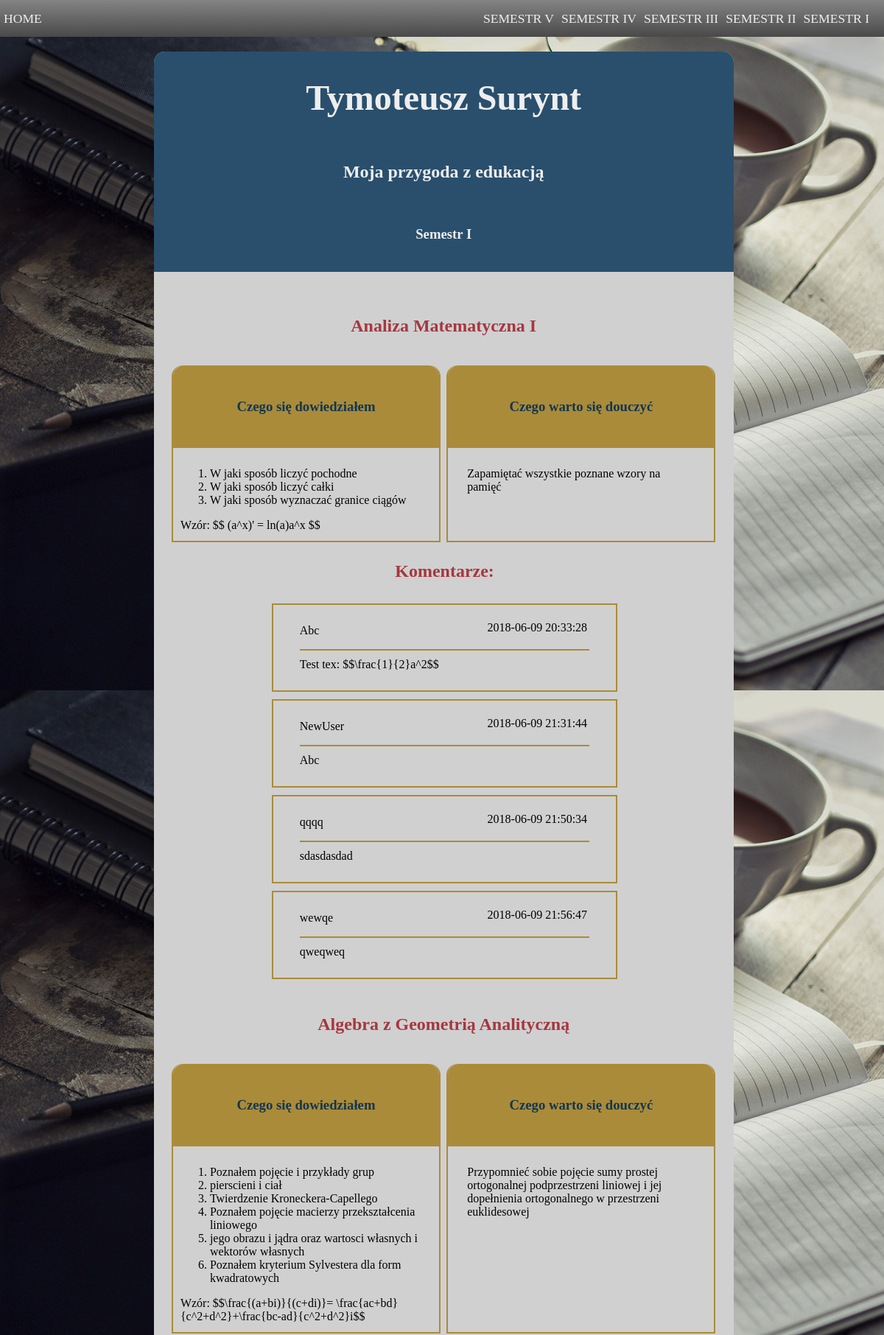
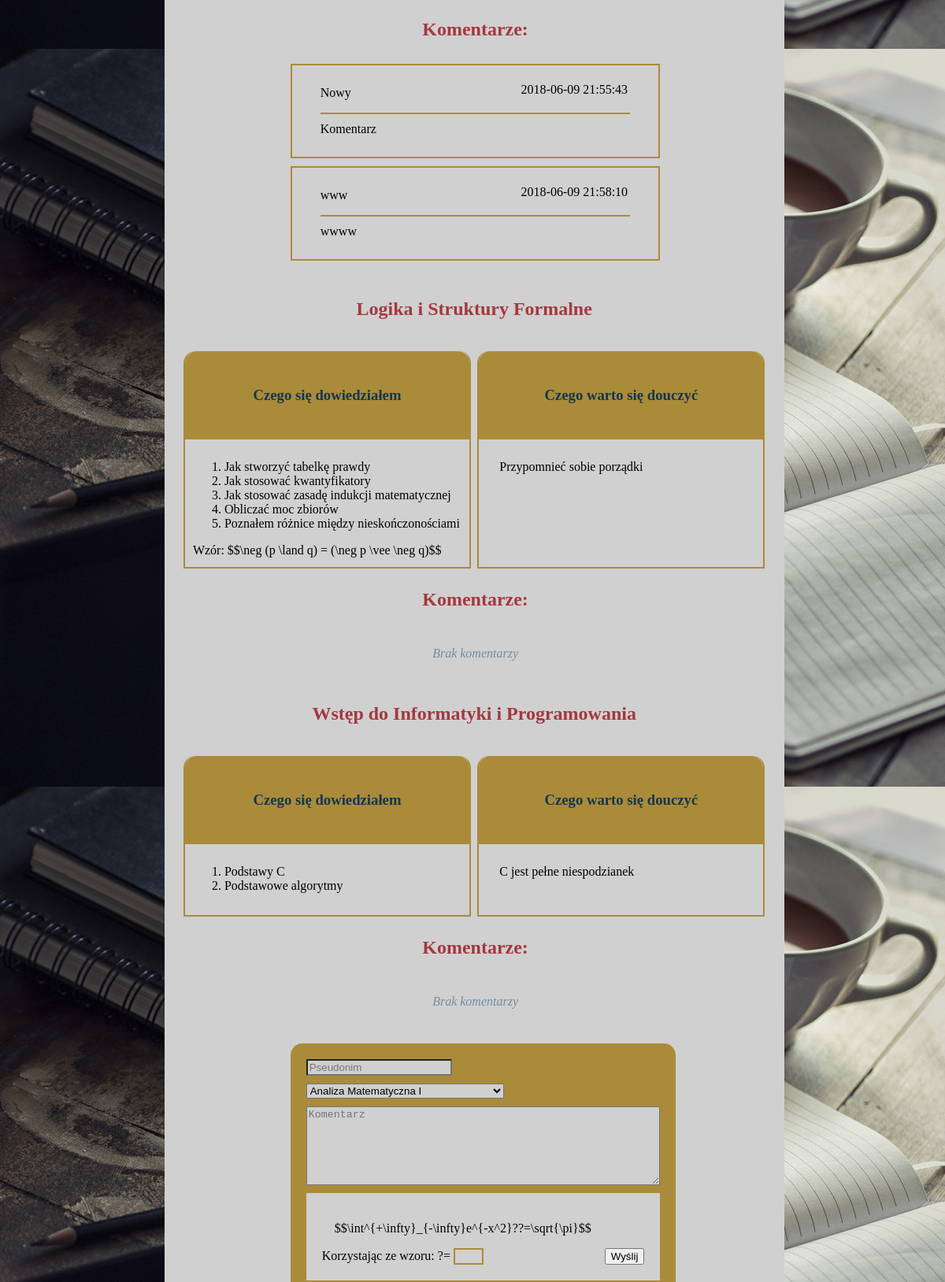
The app's page /sem1.php (upper part) with its own data (2 pictures, top to bottom).
### tables this page shows
CREATE TABLE `semesters` (
  `id` int(11) NOT NULL AUTO_INCREMENT,
  `sem_num` int(11) NOT NULL DEFAULT '1',
  `title` varchar(50) NOT NULL,
  `link` varchar(50) DEFAULT NULL,
  `1_title` varchar(100) NOT NULL DEFAULT 'Czego się dowiedziałem',
  `1_card` varchar(500) NOT NULL,
  `1_ol` tinyint(1) NOT NULL DEFAULT '0',
  `1_bonus` varchar(250) DEFAULT NULL,
  `2_title` varchar(100) NOT NULL DEFAULT 'Czego warto się douczyć',
  `2_card` varchar(500) DEFAULT NULL,
  `2_ol` tinyint(1) NOT NULL DEFAULT '0',
  `2_bonus` varchar(250) DEFAULT NULL,
  PRIMARY KEY (`id`),
  UNIQUE KEY `semesters_id_uindex` (`id`)
);

CREATE TABLE `comments` (
  `id` int(11) NOT NULL AUTO_INCREMENT,
  `nickname` varchar(20) NOT NULL,
  `date` timestamp NOT NULL DEFAULT CURRENT_TIMESTAMP ON UPDATE CURRENT_TIMESTAMP,
  `comment` varchar(250) NOT NULL,
  `id_semester` int(11) NOT NULL,
  PRIMARY KEY (`id`),
  UNIQUE KEY `id` (`id`),
  KEY `comments_semesters_id_fk` (`id_semester`),
  CONSTRAINT `comments_semesters_id_fk` FOREIGN KEY (`id_semester`) REFERENCES `semesters` (`id`) ON DELETE CASCADE ON UPDATE CASCADE
);

### MySemester.php (the view, shortened to what this page needs)
<?php
class MySemester extends MyPage
{
    public function startArticle($link, $title)
    {
        $s = "<article>
            <h2><a href=\"" . $link . "\">" . $title . "</a></h2>
            <div class=\"flex-box\">";
        return $s;
    }
    public function stopArticle()
    {
        $s = "</div></article>";
        return $s;
    }
    public function commentSection($comments=[])
    {
        $s = "<article class=\"col-12-12 offset-md-12-1 col-md-12-10 offset-lg-12-2 col-lg-12-8\">
        <div class=\"comment-head\">
            <h2>Komentarze:</h2>
        </div>
        <section class=\"comment-section\">";
        if(sizeof($comments)>0) {
            foreach ($comments as $comment) {
                $s .= "<div class=\"single-comment\">
                <p class=\"comment-date\">$comment[2]</p>
                <p>$comment[0]</p>
                <p class='comment-separator'>$comment[1]</p>
            </div>";
            }
        }else{
            $s.="<p class='no-comments'>Brak komentarzy</p>";
        }
        $s.="
        </section>
    </article>";
        return $s;
    }
    public function addComments($options, $target, $location, $captcha){
        $s="<section class=\"col-12-12 offset-md-12-1 col-md-12-10 offset-lg-12-2 col-lg-12-8\">
        <form class=\"add-comment-body\" method=\"POST\" action=\"$target\" id=\"usrform\">
            <input type=\"text\" name=\"nickname\" placeholder=\"Pseudonim\" class=\"form-element\" style=\"float: left\">
            <select name=\"semester\" form=\"usrform\" class=\"form-select\">";
        foreach ($options as $option){
            $s.="<option value='$option[1]'>$option[0]</option>";
        }
        $s.="</select>
            <textarea name=\"comment\" form=\"usrform\" class=\"comment-area form-element\" placeholder=\"Komentarz\"></textarea>
            <div class='captcha-section'>
            <input name='page' type='hidden' value='$location'>
            <p>$$$captcha[1]$$</p>
            <input type=\"submit\" style='float:right' value='Wyślij'>
            Korzystając ze wzoru: ?=
            <input type='text' class='captcha' name='captcha'>
            <input type='hidden' name='captchaNumber' value='$captcha[0]'>
            </div>
        </form>
    </section>";
        return $s;
    }
}
?>

### sem1.php (shortened to what this page needs)
<?php
$semesterNumber=1;
$semesterName="Semestr I";
require_once(__DIR__ . "/MyPage.php");
require_once(__DIR__ . "/MySemester.php");
require_once(__DIR__ . "/Database.php");
$P = new MySemester($semesterName, "Tymoteusz Surynt");
$P->setDescription("Moja przygoda z edukacją");
if (!($stmt = $mysqli->prepare("SELECT id,title,link,1_title,1_card,1_ol,1_bonus,2_title,2_card,2_ol,2_bonus FROM semesters WHERE sem_num LIKE ".$semesterNumber))) {
    die ();
}
if (!$stmt->execute()) {
    die ();
}
if (!($res = $stmt->get_result())) {
    die();
}
echo $P->begin();
?>
    <head>
        <?php
        echo $P->getHeader();
        ?>
    </head>
<?php
    $s= $P->startBody(false);
    if (!($stmt2 = $mysqli->prepare("SELECT menu.option,menu.link FROM menu"))) {
        die ();
    }
    if (!($res2 = $stmt2->get_result())) {
        die();
    }
    $options=array();
    $links=array();
    while ($result2 = $res2->fetch_assoc()){
        array_push($options,$result2['option']);
        array_push($links,$result2['link']);
    }
    $s.= $P->getMenu($options,$links);
    $s.= $P->startContent();
    $s.= $P->getPanel();
    $s.= $P->getHeaderSection(true,$semesterName);
    $s.= $P->startRow();
    $select=array();
    while ($result = $res->fetch_assoc()){
        $s.= $P->startArticle($result["link"],$result["title"]);
        $c1=explode(";",$result["1_card"]);
        $c2=explode(";",$result["2_card"]);
        if(sizeof($c2)<2){
            $c2=$result["2_card"];
        }
        $s.=$P->getCard($result["1_title"],$c1,$result["1_ol"],$result["1_bonus"]);
        $s.=$P->getCard($result["2_title"],$c2,$result["2_ol"],$result["2_bonus"]);
        $s.=$P->stopArticle();
        if (!($stmt3 = $mysqli->prepare("SELECT nickname,comments.date,comment FROM comments WHERE id_semester LIKE ".$result['id']))) {
            die ();
        }
        if (!$stmt3->execute()) {
            die ();
        }
        if (!($res3 = $stmt3->get_result())) {
            die();
        }
        $comments=array();
        while ($result3 = $res3->fetch_assoc()) {
            array_push($comments,[$result3['nickname'],$result3['comment'],$result3['date']]);
        }
        $s.=$P->commentSection($comments);
        array_push($select,[$result['title'],$result['id']]);
    };echo $s; ?>
    <?php
    $num=rand(1,6);
        if (!($stmt4 = $mysqli->prepare("SELECT captcha.option FROM captcha WHERE id LIKE ".$num))) {
            die ();
        }
        if (!($res4 = $stmt4->get_result())) {
            die();
        }
    if($result4 = $res4->fetch_assoc()){
        $s=$P->addComments($select,"send.php","sem".$semesterNumber.".php",[$num,$result4['option']]);
    }
    $s.=$P->stopDiv(3);
    $s.=$P->getFooter("Projekt III - Nowoczesne Technologie WWW");
    $s.=$P->end();
    echo $s;
?>

### MyPage.php (shortened to what this page needs)
<?php
class MyPage
{
    private $title = "";
    private $description = "";
    private $author = "";
    function __construct($title = "", $author = "")
    {
        $this->title = $title;
        $this->author = $author;
    }
    public function begin()
    {
        $s = "<!DOCTYPE html>
        <html lang='pl'>";
        return $s;
    }
    public function end()
    {
        $s = "</body></html>";
        return $s;
    }
    public function getMenu($tabs,$links)
    {
        $s="";
        $size=count($links);
        if($size==count($tabs)) {
            $s = "<nav class=\"nav-fixed\">
        <a class=\"nav-button button-left\" href=\"index.php\">
            home
        </a>
        <div class=\"hidden-on-small-screen\">";
        for($i=0; $i<$size; $i++){
            $s.="<a class=\"nav-button button-right\" href=\"".$links[$i]."\">
            ".$tabs[$i]."
        </a>";
            }
        $s.= " </div >
        <div class=\"dropdown button-right\">
            <button class=\"nav-button dropdown-button\"><img src=\"img/menu.png\" alt=\"menu\">
            </button>
            <div class=\"dropdown-content\">";
        for($i=0;$i<$size;$i++){
            $s.="<a href=\"".$links[$i]."\">
                    ".$tabs[$i]."
                </a>";
        }
          $s.="
            </div>
        </div>
    </nav>
";
            }
            return $s;
    }
    public function getHeaderSection($h3=false,$h3Content="")
    {
        $s = "<header>
            <h1>
                " . $this->author . "
            </h1>
            <h2>
                " . $this->description . "
            </h2>";
        if($h3){
            $s.="<h3>".$h3Content."</h3>";
        }
        $s.="
        </header>";
        return $s;
    }
    public function setDescription($desc = "")
    {
        $this->description = $desc;
    }
    public function getHeader()
    {
        $s = "<meta charset=\"utf-8\">
        <title>" . $this->title . "</title>
        <meta name='description' content='" . $this->description . "'>
        <meta name='author' content='" . $this->author . "'>
        <meta name=\"viewport\" content=\"width=device-width, initial-scale=1.0\"/>
        <link rel=\"apple-touch-icon\" sizes=\"180x180\" href=\"img/favicon_package_v0.16/apple-touch-icon.png\">
        <link rel=\"icon\" type=\"image/png\" sizes=\"32x32\" href=\"img/favicon_package_v0.16/favicon-32x32.png\">
        <link rel=\"icon\" type=\"image/png\" sizes=\"16x16\" href=\"img/favicon_package_v0.16/favicon-16x16.png\">
        <link rel=\"manifest\" href=\"img/favicon_package_v0.16/site.webmanifest\">
        <link rel=\"mask-icon\" href=\"img/favicon_package_v0.16/safari-pinned-tab.svg\">
        <meta name=\"msapplication-TileColor\" content=\"#da532c\">
        <meta name=\"theme-color\" content=\"#ffffff\">
        <link rel=\"stylesheet\" href=\"css/reset.css\">
        <link rel=\"stylesheet\" href=\"css/nav.css\">
        <link rel=\"stylesheet\" href=\"css/grid.css\">
        <link rel=\"stylesheet\" href=\"css/main.css\">
        <script src=\"js/js.js\"></script>
        <script type=\"text/javascript\" async
          src=\"https://cdnjs.cloudflare.com/ajax/libs/mathjax/2.7.4/MathJax.js?config=TeX-MML-AM_CHTML\">
        </script>";
        return $s;
    }
    public function startRow()
    {
        return "<div class=\"row\">";
    }
    public function stopDiv($num=1)
    {
        $s ="";
        for($i=0;$i<$num;$i++){
            $s.="</div>";
        }
        return $s;
    }
    public function getCard($header, $arguments, $ol = false, $bonus = "")
    {
        $s = "<div class=\"col-12-12 col-sm-12-6\">
                    <div class=\"panel-border\">
                        <header>
                            <h3>" . $header . "</h3>
                        </header>
                        <section>";
        if (is_array($arguments)) {
            if ($ol) {
                $s .= "<ol>";
            } else {
                $s .= "<ul>";
            }
            $check = 0;
            foreach ($arguments as $item) {
                if ($check) {
                    $s .= $item;
                    if ($check == 1) {
                        $s .= "<ol>";
                    } else {
                        $s .= "<ul>";
                    }
                    $check = 0;
                } else if (!strcmp($item, "newol")) {
                    $s .= "<li>";
                    $check = 1;
                } else if (!strcmp($item, "newul")) {
                    $s .= "<li>";
                    $check = 2;
                } else if (!strcmp($item, "closeol")) {
                    $s .= "</ol>";
                    $s .= "</li>";
                } else if (!strcmp($item, "closeul")) {
                    $s .= "</ul>";
                    $s .= "</li>";
                } else {
                    $s .= "<li>" . $item . "</li>";
                }
            }
            if ($ol) {
                $s .= "</ol>";
            } else {
                $s .= "</ul>";
            }
        } else {
            $s .="<p>". $arguments."</p>";
        }
        $s .= $bonus;
        $s .= "
                        </section>
                    </div>
                </div>";
        return $s;
    }
    public function getPanel()
    {
        return "<div
                class=\"panel col-12-12 offset-md-12-1 col-md-12-10 offset-lg-12-2 col-lg-12-8\">";
    }
    public function startContent()
    {
        return "<div class=\"container first-after-top main\">";
    }
    public function startBody($middle=true){
        if($middle){
            return "<body>
            <div class=\"middle\">";
        }else{
            return "<body>";
        }
    }
}
?>

### css/nav.css (style rules this page uses)
nav { font-size:1.1em;float:left;z-index:10;width:100%;height:50px;background:#848484;background:-moz-linear-gradient(top, #848484 0%, #494949 100%);background:-webkit-linear-gradient(top, #848484 0%, #494949 100%);background:linear-gradient(to bottom, #848484 0%, #494949 100%);filter:progid:DXImageTransform.Microsoft.gradient( startColorstr='#848484', endColorstr='#494949',GradientType=0 ) }
.hidden-on-small-screen { display:none }
.nav-fixed { top:0;position:fixed }
.button-right { float:right }
.button-left { float:left }
.nav-button { display:block;text-align:center;text-decoration:none;line-height:50px;margin:0 5px;text-transform:uppercase;background:#848484;background:-moz-linear-gradient(top, #848484 0%, #494949 100%);background:-webkit-linear-gradient(top, #848484 0%, #494949 100%);background:linear-gradient(to bottom, #848484 0%, #494949 100%);filter:progid:DXImageTransform.Microsoft.gradient( startColorstr='#848484', endColorstr='#494949',GradientType=0 );height:50px;color:#eee }
.button-right:first-of-type { margin-right:20px }
.first-after-top { margin-top:50px;margin-bottom:50px }
@media screen and (min-width: 992px) { .first-after-top { margin-top:70px } }
@media screen and (min-width: 850px) { .hidden-on-small-screen { display:block } }

### css/grid.css (style rules this page uses)
.container { width:100%;float:left }
.row { float:left;box-sizing:border-box;width:100%;padding:20px }
.row h2 { text-align:center }
.col-12-12 { width:100% }
@media screen and (min-width: 576px) { .col-sm-12-1,.col-sm-12-2,.col-sm-12-3,.col-sm-12-4,.col-sm-12-5,.col-sm-12-6,.col-sm-12-7,.col-sm-12-8,.col-sm-12-9,.col-sm-12-10,.col-sm-12-11,.col-sm-12-12 { float:left;margin-bottom:0.5em;margin-right:0.55%;margin-left:0.55% } }
@media screen and (min-width: 576px) { .flex-box { display:flex } }
@media screen and (min-width: 576px) { .col-sm-12-6 { width:48.9% } }
@media screen and (min-width: 768px) { .col-md-12-1,.col-md-12-2,.col-md-12-3,.col-md-12-4,.col-md-12-5,.col-md-12-6,.col-md-12-7,.col-md-12-8,.col-md-12-9,.col-md-12-10,.col-md-12-11 { float:left;margin-bottom:0.5em;margin-right:0.55%;margin-left:0.55% } }
@media screen and (min-width: 768px) { .col-md-12-10 { width:82.2333% } }
@media screen and (min-width: 768px) { .offset-md-12-1 { margin-left:8.975% } }
@media screen and (min-width: 992px) { .col-lg-12-1,.col-lg-12-2,.col-lg-12-3,.col-lg-12-4,.col-lg-12-5,.col-lg-12-6,.col-lg-12-7,.col-lg-12-8,.col-lg-12-9,.col-lg-12-10,.col-lg-12-11 { float:left;margin-bottom:0.5em;margin-right:0.55%;margin-left:0.55% } }
@media screen and (min-width: 992px) { .col-lg-12-8 { width:65.5667% } }
@media screen and (min-width: 992px) { .offset-lg-12-2 { margin-left:17.4% } }

### records on screen
semesters: title "Analiza Matematyczna I", 1_title "Czego się dowiedziałem Czego warto się douczyć", item "W jaki sposób liczyć pochodne", item "W jaki sposób liczyć całki", item "W jaki sposób wyznaczać granice ciągów", value "Wzór: $$ (a^x)' = ln(a)a^x $$", 2_card "Zapamiętać wszystkie poznane wzory na pamięć"
comments: date "2018-06-09 20:33:28", nickname "Abc", comment "Test tex: $$\\frac{1}{2}a^2$$"
comments: date "2018-06-09 21:31:44", nickname "NewUser", comment "Abc"
comments: date "2018-06-09 21:50:34", nickname "qqqq", comment "sdasdasdad"
comments: date "2018-06-09 21:56:47", nickname "wewqe", comment "qweqweq"
semesters: title "Algebra z Geometrią Analityczną", 1_title "Czego się dowiedziałem Czego warto się douczyć", item "Poznałem pojęcie i przykłady grup", item "pierscieni i ciał", item "Twierdzenie Kroneckera-Capellego", item "Poznałem pojęcie macierzy przekształcenia liniowego", item "jego obrazu i jądra oraz wartosci własnych i wektorów własnych", item "Poznałem kryterium Sylvestera dla form kwadratowych", value "Wzór: $$\\frac{(a+bi)}{(c+di)}= \\frac{ac+bd}{c^2+d^2}+\\frac{bc-ad}{c^2+d^2}i$$", 2_card "Przypomnieć sobie pojęcie sumy prostej ortogonalnej podprzestrzeni liniowej i jej dopełnienia ortogonalnego w przestrzeni euklidesowej"
comments: date "2018-06-09 21:55:43", nickname "Nowy", comment "Komentarz"
comments: date "2018-06-09 21:58:10", nickname "www", comment "wwww"
semesters: title "Logika i Struktury Formalne", 1_title "Czego się dowiedziałem Czego warto się douczyć", item "Jak stworzyć tabelkę prawdy", item "Jak stosować kwantyfikatory", item "Jak stosować zasadę indukcji matematycznej", item "Obliczać moc zbiorów", item "Poznałem różnice między nieskończonościami", value "Wzór: $$\\neg (p \\land q) = (\\neg p \\vee \\neg q)$$", 2_card "Przypomnieć sobie porządki", shows "Brak komentarzy"
semesters: title "Wstęp do Informatyki i Programowania", 1_title "Czego się dowiedziałem Czego warto się douczyć", item "Podstawy C", item "Podstawowe algorytmy", 2_card "C jest pełne niespodzianek", shows "Brak komentarzy"

### other values on screen
$tabs[$i] "SEMESTR I"
$tabs[$i] "SEMESTR II"
$tabs[$i] "SEMESTR III"
$tabs[$i] "SEMESTR IV"
$tabs[$i] "SEMESTR V"
$this->author "Tymoteusz Surynt"
$this->description "Moja przygoda z edukacją"
$h3Content "Semestr I"
$captcha[1] "\\int^{+\\infty}_{-\\infty}e^{-x^2}??=\\sqrt{\\pi}"
form field semester "Analiza Matematyczna I"
